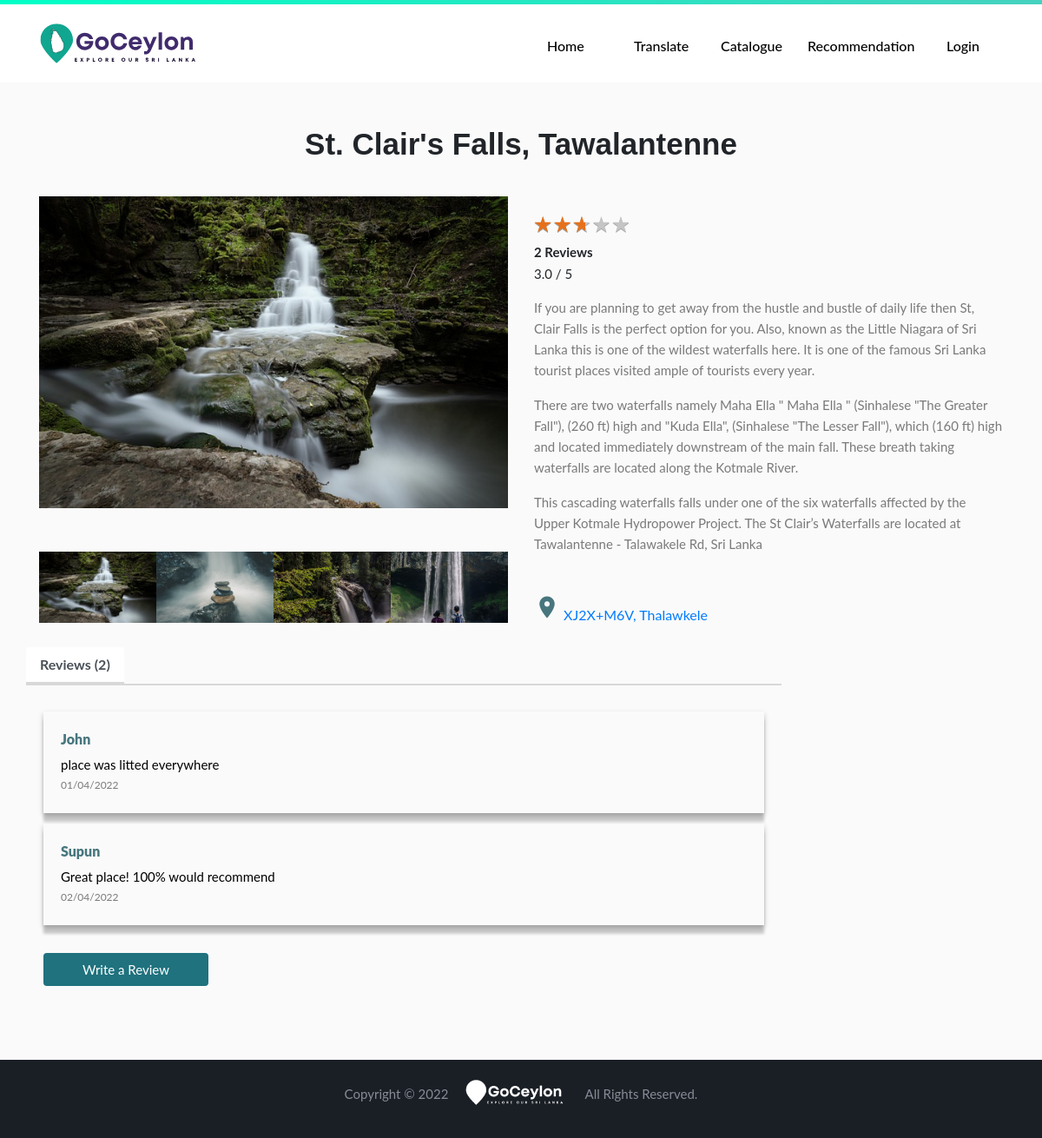
The app's page /1/destination with its own data.
### catalogue/models.py (models this page shows, shortened)
class Destination(models.Model):
     name = models.CharField(max_length=100, null=True)
     location= models.CharField(max_length=1000, null=True)
     image=models.ImageField(null=True,blank=False)
     description = models.TextField(max_length=3500, null=True)
     average_rate =models.DecimalField(null=True, max_digits=20, decimal_places=2)
     def get_maps_url(self):
          address = self.location.replace(' ', '+')
          address = address.replace(',', '%2C')
          mapsURL = "https://www.google.com/maps/search/?api=1&query="
          return mapsURL + address;

class DestinationImage(models.Model):
     destination=models.ForeignKey(Destination, default=None, on_delete=models.CASCADE)
     images=models.FileField(upload_to='static/images/')

class Review(models.Model):
     text = models.CharField(max_length=3000, blank=True)
     user = models.ForeignKey(User,null=True,on_delete=models.SET_NULL)
     destination = models.ForeignKey(Destination,null=True,on_delete=models.SET_NULL)
     rate = models.PositiveSmallIntegerField(choices=RATE_CHOICES,null=True)
     created_at= models.DateTimeField(auto_now_add=True, blank=True, null=True)

### catalogue/views.py (the view)
# urls.py: path('<d_id>/destination', destination_view, name='destination-view'),
def destination_view(request,d_id):
    destination = get_object_or_404(Destination, id=d_id)
    dImages= DestinationImage.objects.filter(destination=destination)
    reviews=Review.objects.filter(destination=destination)
    review_count=len(Review.objects.filter(destination=destination))
    average=reviews.aggregate(Avg("rate"))["rate__avg"]
    if average==None:
        average=0
    average=round(average,2)
    destination.average_rate=average
    destination.save()
    template = loader.get_template('destination.html')
    context = {
        'destination':destination,
        'dImages' :dImages,
        'review_count': review_count,
        'reviews' :reviews,
        'maps_url' : destination.get_maps_url(),
        'average': average,
        'reviews' :reviews
    }
    return HttpResponse(template.render(context,request))

### templates/destination.html (shortened to what this page needs)
{% extends 'base.html' %}
{% block content %}
{% load static %}
<!DOCTYPE html>
<head>
    <link rel="stylesheet" type="text/css" href="{% static '/css/destination.css' %}">
</head>
<body>
<div class="pd-wrap">
  <div class="container">
    <div class="heading-section">
      <h2>{{ destination.name }}</h2>
    </div>
    <div class="row">
      <div class="col-md-6">
        <div class="item1">
        <div id="slider" class="owl-carousel product-slider">
          {% for d in dImages%}
            <div class="item">
              <div class="card_image">
                <img style="max-height: 405px; object-fit: scale-down;" src="{{ d.images.url }}">
              </div>
            </div>
          {% endfor%}
        </div>
        <div id="thumb" class="owl-carousel product-thumb">
          {% for d in dImages%}
          <div class="item">
            <img src="{{ d.images.url }}"/ style="object-fit:cover; height: 82px;">
          </div>
          {% endfor%}
        </div>
      </div>
    </div>
    <div class="col-md-6">
      <div class="product-dtl">
        <div class="product-info">
          <div class="reviews-counter">
            <div class="star-ratings-css">
              <div class="star-ratings-css-top" id="div_id">
                <span>★</span><span>★</span><span>★</span><span>★</span><span>★</span></div>
                <div class="star-ratings-css-bottom"><span>★</span><span>★</span><span>★</span><span>★</span><span>★</span></div>
              </div>
            <span><b>{{review_count}} Reviews</b> </span>
            <span><br>{{destination.average_rate}} / 5 </span>
          </div>
        </div>
        <p>
          {{ destination.description| linebreaks }}
        </p>
        <div class="explore">
          <i class="material-icons location-icon" >place</i>
          <a href="{{ maps_url }}">{{ destination.location }}</a>
        </div>
      </div>
    </div>
    <div class="product-info-tabs ">
      <ul class="nav nav-tabs" id="myTab" role="tablist">
        <li class="nav-item">
          <a class="nav-link active" id="review-tab" data-toggle="tab" href="#review" role="tab" aria-controls="review" aria-selected="true">Reviews ({{review_count}}) </a>
        </li>
      </ul>
      <div class="tab-content" id="myTabContent">
        <div class="tab-pane fade show active" id="review" role="tabpanel" aria-labelledby="review-tab">
          {%for r in reviews%}
          <div class="d-flex align-items-start flex-column comment-tab">
            <p class="comment-header"><strong>{{ r.user.username|capfirst }}</strong></p>
            <p class="comment-content">{{ r.text }}</p>
            <small class="mt-auto comment-date">{{ r.created_at|date:"d/m/Y" }}</small>
        </div>
          {% endfor %}
          <button class="round-black-btn"><a href="{% url 'rate-destination' destination.id %}" class="'review-text">Write a Review</a></button>
        </div>
      </div>
    </div>
  </div>
</div>
</div>
</body>
</html>
{% endblock %}

### static/css/base.css (style rules this page uses)
* { margin: 0; padding: 0; box-sizing: border-box; font-family: 'Lato', 'Arial', sans-serif; }

### records on screen
Destination: name "St. Clair's Falls, Tawalantenne", average_rate "3.0", description "If you are planning to get away from the hustle and bustle of daily life then St, Clair Falls is the perfect option for you. Also, known as the Little Niagara of Sri Lanka this is one of the wildest waterfalls here. It is one of the famous Sri Lanka tourist places visited ample of tourists every year. There are two waterfalls namely Maha Ella \" Maha Ella \" (Sinhalese \"The Greater Fall\"), (260 ft) high and \"Kuda Ella\", (Sinhalese \"The Lesser Fall\"), which (160 ft) high and located immediately downstream of the main fall. These breath taking waterfalls are located along the Kotmale River. This cascading waterfalls falls under one of the six waterfalls affected by the Upper Kotmale Hydropower…", location "XJ2X+M6V, Thalawkele"
DestinationImage: images (picture)
DestinationImage: images (picture)
DestinationImage: images (picture)
DestinationImage: images (picture)
Review: user.username "John", text "place was litted everywhere", created_at "01/04/2022"
Review: user.username "Supun", text "Great place! 100% would recommend", created_at "02/04/2022"

### other values on screen
{{ review_count }} "2"
